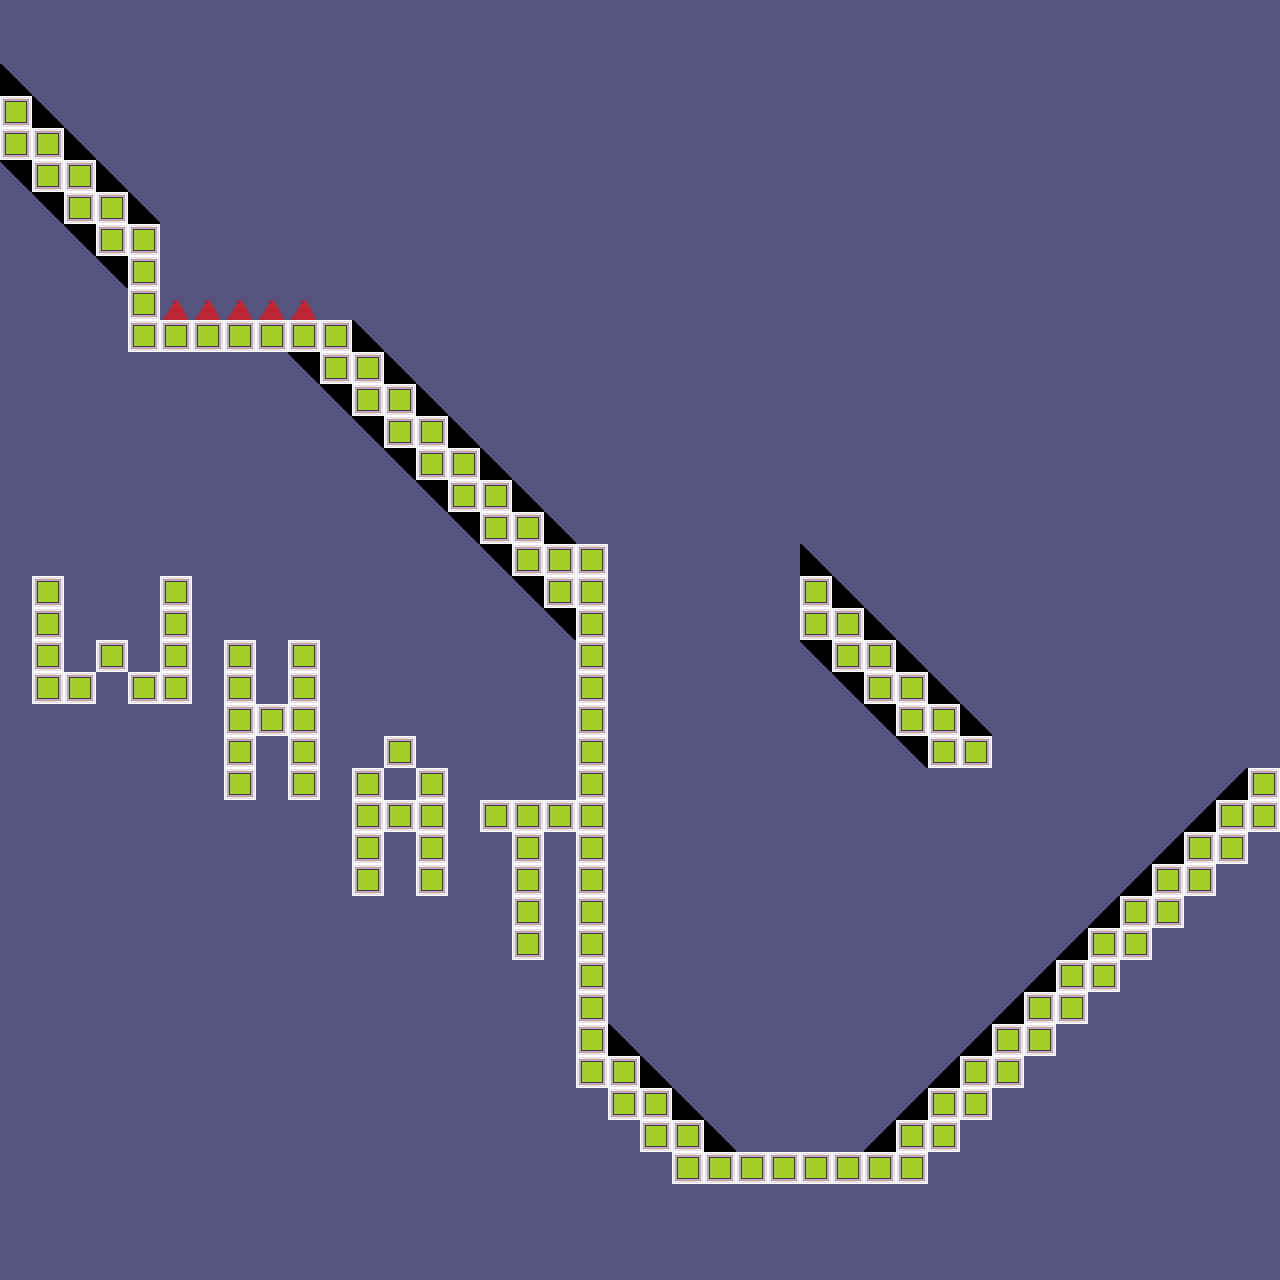

This game map was drawn from its Tiled (.tmx) file and the tilesets committed beside it. A one-line description and the full map source follow:
An orthogonal 40x40 tile map with 32x32 px tiles, 1 tile layer (Tile Layer 1).

<map version="1.0" orientation="orthogonal" renderorder="right-down" width="40" height="40" tilewidth="32" tileheight="32" backgroundcolor="#55557f" nextobjectid="1">
 <properties>
  <property name="HasCheckpoint" value="0" />
  <property name="MaxY" value="1" />
  <property name="RightExitMaxY" value="23" />
 </properties>
 <tileset firstgid="1" name="Tileset" tilewidth="32" tileheight="32">
  <image source="TiledTileset.png" trans="ff00ff" width="320" height="160" />
 </tileset>
 <layer name="Tile Layer 1" width="40" height="40">
  <data encoding="csv">
0,0,0,0,0,0,0,0,0,0,0,0,0,0,0,0,0,0,0,0,0,0,0,0,0,0,0,0,0,0,0,0,0,0,0,0,0,0,0,0,
0,0,0,0,0,0,0,0,0,0,0,0,0,0,0,0,0,0,0,0,0,0,0,0,0,0,0,0,0,0,0,0,0,0,0,0,0,0,0,0,
41,0,0,0,0,0,0,0,0,0,0,0,0,0,0,0,0,0,0,0,0,0,0,0,0,0,0,0,0,0,0,0,0,0,0,0,0,0,0,0,
12,41,0,0,0,0,0,0,0,0,0,0,0,0,0,0,0,0,0,0,0,0,0,0,0,0,0,0,0,0,0,0,0,0,0,0,0,0,0,0,
12,12,41,0,0,0,0,0,0,0,0,0,0,0,0,0,0,0,0,0,0,0,0,0,0,0,0,0,0,0,0,0,0,0,0,0,0,0,0,0,
43,12,12,41,0,0,0,0,0,0,0,0,0,0,0,0,0,0,0,0,0,0,0,0,0,0,0,0,0,0,0,0,0,0,0,0,0,0,0,0,
0,43,12,12,41,0,0,0,0,0,0,0,0,0,0,0,0,0,0,0,0,0,0,0,0,0,0,0,0,0,0,0,0,0,0,0,0,0,0,0,
0,0,43,12,12,0,0,0,0,0,0,0,0,0,0,0,0,0,0,0,0,0,0,0,0,0,0,0,0,0,0,0,0,0,0,0,0,0,0,0,
0,0,0,43,12,0,0,0,0,0,0,0,0,0,0,0,0,0,0,0,0,0,0,0,0,0,0,0,0,0,0,0,0,0,0,0,0,0,0,0,
0,0,0,0,12,32,32,32,32,32,0,0,0,0,0,0,0,0,0,0,0,0,0,0,0,0,0,0,0,0,0,0,0,0,0,0,0,0,0,0,
0,0,0,0,12,12,12,12,12,12,12,41,0,0,0,0,0,0,0,0,0,0,0,0,0,0,0,0,0,0,0,0,0,0,0,0,0,0,0,0,
0,0,0,0,0,0,0,0,0,43,12,12,41,0,0,0,0,0,0,0,0,0,0,0,0,0,0,0,0,0,0,0,0,0,0,0,0,0,0,0,
0,0,0,0,0,0,0,0,0,0,43,12,12,41,0,0,0,0,0,0,0,0,0,0,0,0,0,0,0,0,0,0,0,0,0,0,0,0,0,0,
0,0,0,0,0,0,0,0,0,0,0,43,12,12,41,0,0,0,0,0,0,0,0,0,0,0,0,0,0,0,0,0,0,0,0,0,0,0,0,0,
0,0,0,0,0,0,0,0,0,0,0,0,43,12,12,41,0,0,0,0,0,0,0,0,0,0,0,0,0,0,0,0,0,0,0,0,0,0,0,0,
0,0,0,0,0,0,0,0,0,0,0,0,0,43,12,12,41,0,0,0,0,0,0,0,0,0,0,0,0,0,0,0,0,0,0,0,0,0,0,0,
0,0,0,0,0,0,0,0,0,0,0,0,0,0,43,12,12,41,0,0,0,0,0,0,0,0,0,0,0,0,0,0,0,0,0,0,0,0,0,0,
0,0,0,0,0,0,0,0,0,0,0,0,0,0,0,43,12,12,12,0,0,0,0,0,0,41,0,0,0,0,0,0,0,0,0,0,0,0,0,0,
0,12,0,0,0,12,0,0,0,0,0,0,0,0,0,0,43,12,12,0,0,0,0,0,0,12,41,0,0,0,0,0,0,0,0,0,0,0,0,0,
0,12,0,0,0,12,0,0,0,0,0,0,0,0,0,0,0,43,12,0,0,0,0,0,0,12,12,41,0,0,0,0,0,0,0,0,0,0,0,0,
0,12,0,12,0,12,0,12,0,12,0,0,0,0,0,0,0,0,12,0,0,0,0,0,0,43,12,12,41,0,0,0,0,0,0,0,0,0,0,0,
0,12,12,0,12,12,0,12,0,12,0,0,0,0,0,0,0,0,12,0,0,0,0,0,0,0,43,12,12,41,0,0,0,0,0,0,0,0,0,0,
0,0,0,0,0,0,0,12,12,12,0,0,0,0,0,0,0,0,12,0,0,0,0,0,0,0,0,43,12,12,41,0,0,0,0,0,0,0,0,0,
0,0,0,0,0,0,0,12,0,12,0,0,12,0,0,0,0,0,12,0,0,0,0,0,0,0,0,0,43,12,12,0,0,0,0,0,0,0,0,0,
0,0,0,0,0,0,0,12,0,12,0,12,0,12,0,0,0,0,12,0,0,0,0,0,0,0,0,0,0,0,0,0,0,0,0,0,0,0,44,12,
0,0,0,0,0,0,0,0,0,0,0,12,12,12,0,12,12,12,12,0,0,0,0,0,0,0,0,0,0,0,0,0,0,0,0,0,0,44,12,12,
0,0,0,0,0,0,0,0,0,0,0,12,0,12,0,0,12,0,12,0,0,0,0,0,0,0,0,0,0,0,0,0,0,0,0,0,44,12,12,0,
0,0,0,0,0,0,0,0,0,0,0,12,0,12,0,0,12,0,12,0,0,0,0,0,0,0,0,0,0,0,0,0,0,0,0,44,12,12,0,0,
0,0,0,0,0,0,0,0,0,0,0,0,0,0,0,0,12,0,12,0,0,0,0,0,0,0,0,0,0,0,0,0,0,0,44,12,12,0,0,0,
0,0,0,0,0,0,0,0,0,0,0,0,0,0,0,0,12,0,12,0,0,0,0,0,0,0,0,0,0,0,0,0,0,44,12,12,0,0,0,0,
0,0,0,0,0,0,0,0,0,0,0,0,0,0,0,0,0,0,12,0,0,0,0,0,0,0,0,0,0,0,0,0,44,12,12,0,0,0,0,0,
0,0,0,0,0,0,0,0,0,0,0,0,0,0,0,0,0,0,12,0,0,0,0,0,0,0,0,0,0,0,0,44,12,12,0,0,0,0,0,0,
0,0,0,0,0,0,0,0,0,0,0,0,0,0,0,0,0,0,12,41,0,0,0,0,0,0,0,0,0,0,44,12,12,0,0,0,0,0,0,0,
0,0,0,0,0,0,0,0,0,0,0,0,0,0,0,0,0,0,12,12,41,0,0,0,0,0,0,0,0,44,12,12,0,0,0,0,0,0,0,0,
0,0,0,0,0,0,0,0,0,0,0,0,0,0,0,0,0,0,0,12,12,41,0,0,0,0,0,0,44,12,12,0,0,0,0,0,0,0,0,0,
0,0,0,0,0,0,0,0,0,0,0,0,0,0,0,0,0,0,0,0,12,12,41,0,0,0,0,44,12,12,0,0,0,0,0,0,0,0,0,0,
0,0,0,0,0,0,0,0,0,0,0,0,0,0,0,0,0,0,0,0,0,12,12,12,12,12,12,12,12,0,0,0,0,0,0,0,0,0,0,0,
0,0,0,0,0,0,0,0,0,0,0,0,0,0,0,0,0,0,0,0,0,0,0,0,0,0,0,0,0,0,0,0,0,0,0,0,0,0,0,0,
0,0,0,0,0,0,0,0,0,0,0,0,0,0,0,0,0,0,0,0,0,0,0,0,0,0,0,0,0,0,0,0,0,0,0,0,0,0,0,0,
0,0,0,0,0,0,0,0,0,0,0,0,0,0,0,0,0,0,0,0,0,0,0,0,0,0,0,0,0,0,0,0,0,0,0,0,0,0,0,0
</data>
 </layer>
</map>
